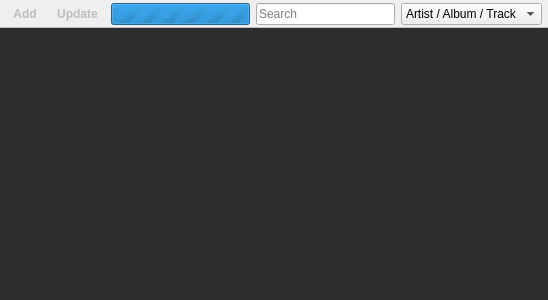
<?xml version="1.0" encoding="UTF-8"?>
<ui version="4.0">
 <class>LibraryWidget</class>
 <widget class="QWidget" name="LibraryWidget">
  <property name="geometry">
   <rect>
    <x>0</x>
    <y>0</y>
    <width>548</width>
    <height>300</height>
   </rect>
  </property>
  <property name="windowTitle">
   <string>Library</string>
  </property>
  <property name="styleSheet">
   <string notr="true">/*QTreeView::branch {
         background: palette(base);
 }*/

 QTreeView::branch:!has-children:has-siblings {
        background-image: url(:/tree/vline);
        background-repeat: repeat-y;
        background-position: center center;
 }

 QTreeView::branch:!has-children:has-siblings:adjoins-item {
        image: url(:/tree/branch-more);
 }

 QTreeView::branch:!has-children:!has-siblings:adjoins-item {
        background-image: url(:/tree/halfvline);
        background-repeat: repeat-y;
        background-position: center center;
        image: url(:/tree/branch-more);
 }

 QTreeView::branch:closed:has-children {
		background-image: none;
        image: url(:/tree/branch-closed);
 }

 QTreeView::branch:open:has-children {
		background-image: none;
          image: url(:/tree/branch-open);
 }

QTreeView {
	background-color: rgb(45, 45, 45);
	border:none;
	color: rgb(190, 190, 190);
}

#menuWidget {
	border-top: 1px solid rgba(255, 255, 255, 20);
	border-bottom: 1px solid rgba(0, 0, 0, 50);
}</string>
  </property>
  <layout class="QVBoxLayout" name="verticalLayout">
   <property name="spacing">
    <number>0</number>
   </property>
   <property name="margin">
    <number>0</number>
   </property>
   <item>
    <widget class="QWidget" name="menuWidget" native="true">
     <layout class="QHBoxLayout" name="horizontalLayout">
      <property name="leftMargin">
       <number>6</number>
      </property>
      <property name="topMargin">
       <number>3</number>
      </property>
      <property name="rightMargin">
       <number>6</number>
      </property>
      <property name="bottomMargin">
       <number>3</number>
      </property>
      <item>
       <widget class="QToolButton" name="addSourceButton">
        <property name="enabled">
         <bool>true</bool>
        </property>
        <property name="styleSheet">
         <string notr="true">color: rgb(190, 190, 190);
font-weight: bold;
font-size: 9pt;</string>
        </property>
        <property name="text">
         <string>Add</string>
        </property>
        <property name="autoRaise">
         <bool>true</bool>
        </property>
       </widget>
      </item>
      <item>
       <widget class="QToolButton" name="updateSourcesButton">
        <property name="enabled">
         <bool>true</bool>
        </property>
        <property name="styleSheet">
         <string notr="true">color: rgb(190, 190, 190);
font-weight: bold;
font-size: 9pt;</string>
        </property>
        <property name="text">
         <string>Update</string>
        </property>
        <property name="autoRaise">
         <bool>true</bool>
        </property>
       </widget>
      </item>
      <item>
       <widget class="QProgressBar" name="updateProgressBar">
        <property name="styleSheet">
         <string notr="true">color: rgb(190, 190, 190);</string>
        </property>
        <property name="maximum">
         <number>0</number>
        </property>
        <property name="value">
         <number>0</number>
        </property>
       </widget>
      </item>
      <item>
       <widget class="ClearableLineEdit" name="searchLineEdit">
        <property name="enabled">
         <bool>true</bool>
        </property>
        <property name="minimumSize">
         <size>
          <width>0</width>
          <height>20</height>
         </size>
        </property>
        <property name="autoFillBackground">
         <bool>false</bool>
        </property>
        <property name="placeholderText">
         <string>Search</string>
        </property>
       </widget>
      </item>
      <item>
       <widget class="QComboBox" name="sortComboBox">
        <property name="enabled">
         <bool>true</bool>
        </property>
        <property name="maxVisibleItems">
         <number>4</number>
        </property>
        <property name="frame">
         <bool>true</bool>
        </property>
        <item>
         <property name="text">
          <string>Artist / Album / Track</string>
         </property>
        </item>
        <item>
         <property name="text">
          <string>Artist / Track</string>
         </property>
        </item>
        <item>
         <property name="text">
          <string>Genre / Artist / Track</string>
         </property>
        </item>
        <item>
         <property name="text">
          <string>Genre / Track</string>
         </property>
        </item>
       </widget>
      </item>
     </layout>
    </widget>
   </item>
   <item>
    <widget class="QTreeView" name="treeView">
     <property name="horizontalScrollBarPolicy">
      <enum>Qt::ScrollBarAlwaysOff</enum>
     </property>
     <property name="editTriggers">
      <set>QAbstractItemView::EditKeyPressed</set>
     </property>
     <property name="showDropIndicator" stdset="0">
      <bool>false</bool>
     </property>
     <property name="dragEnabled">
      <bool>false</bool>
     </property>
     <property name="dragDropMode">
      <enum>QAbstractItemView::NoDragDrop</enum>
     </property>
     <property name="alternatingRowColors">
      <bool>false</bool>
     </property>
     <property name="selectionMode">
      <enum>QAbstractItemView::SingleSelection</enum>
     </property>
     <property name="selectionBehavior">
      <enum>QAbstractItemView::SelectItems</enum>
     </property>
     <property name="verticalScrollMode">
      <enum>QAbstractItemView::ScrollPerPixel</enum>
     </property>
     <property name="indentation">
      <number>21</number>
     </property>
     <property name="animated">
      <bool>true</bool>
     </property>
     <property name="expandsOnDoubleClick">
      <bool>false</bool>
     </property>
    </widget>
   </item>
  </layout>
 </widget>
 <customwidgets>
  <customwidget>
   <class>ClearableLineEdit</class>
   <extends>QLineEdit</extends>
   <header>clearablelineedit.hpp</header>
  </customwidget>
 </customwidgets>
 <resources/>
 <connections/>
</ui>
